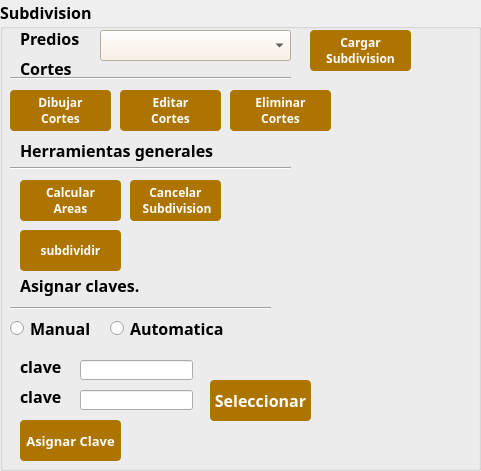
        <widget class="QgsCollapsibleGroupBox" name="mGroupBox_11">
         <property name="geometry">
          <rect>
           <x>10</x>
           <y>540</y>
           <width>481</width>
           <height>471</height>
          </rect>
         </property>
         <property name="minimumSize">
          <size>
           <width>481</width>
           <height>471</height>
          </size>
         </property>
         <property name="maximumSize">
          <size>
           <width>481</width>
           <height>471</height>
          </size>
         </property>
         <property name="font">
          <font>
           <family>Century Gothic</family>
           <pointsize>12</pointsize>
           <weight>75</weight>
           <bold>true</bold>
          </font>
         </property>
         <property name="title">
          <string>Subdivision</string>
         </property>
         <property name="alignment">
          <set>Qt::AlignLeading|Qt::AlignLeft|Qt::AlignTop</set>
         </property>
         <property name="flat">
          <bool>false</bool>
         </property>
         <property name="checkable">
          <bool>false</bool>
         </property>
         <widget class="QLabel" name="label_28">
          <property name="geometry">
           <rect>
            <x>20</x>
            <y>30</y>
            <width>71</width>
            <height>16</height>
           </rect>
          </property>
          <property name="font">
           <font>
            <pointsize>12</pointsize>
           </font>
          </property>
          <property name="text">
           <string>Predios</string>
          </property>
         </widget>
         <widget class="QComboBox" name="comboPredios">
          <property name="geometry">
           <rect>
            <x>100</x>
            <y>30</y>
            <width>191</width>
            <height>31</height>
           </rect>
          </property>
          <property name="styleSheet">
           <string notr="true">QComboBox QAbstractItemView::item { min-height: 25; font-family: &quot;Century Gothic&quot;;}
QListView{color: black ; font-size: 16px; outline:none; font-weight:bold; font-family: &quot;Century Gothic&quot;;}
QListView::item:selected { color: white; background-color:  rgb(250,238,224); font-family: &quot;Century Gothic&quot;;}
QComboBox{
background : rgb(250,238,224);
}</string>
          </property>
         </widget>
         <widget class="QPushButton" name="btnCargarPredio">
          <property name="geometry">
           <rect>
            <x>310</x>
            <y>30</y>
            <width>101</width>
            <height>41</height>
           </rect>
          </property>
          <property name="font">
           <font>
            <family>Century Gothic</family>
            <pointsize>9</pointsize>
            <weight>75</weight>
            <bold>true</bold>
           </font>
          </property>
          <property name="styleSheet">
           <string notr="true">QPushButton{
background : rgb(174, 116, 0);
color : rgb(255, 255, 255);
border-radius : 4px;
}
QPushButton::hover{
background : rgb(104, 69, 13);
color : rgb(255, 255, 255);
border-radius : 4px;
}
QPushButton:disabled {
background: rgb(217, 217, 217)
}</string>
          </property>
          <property name="text">
           <string>Cargar 
Subdivision</string>
          </property>
         </widget>
         <widget class="QLabel" name="label_29">
          <property name="geometry">
           <rect>
            <x>20</x>
            <y>60</y>
            <width>171</width>
            <height>16</height>
           </rect>
          </property>
          <property name="font">
           <font>
            <pointsize>12</pointsize>
           </font>
          </property>
          <property name="text">
           <string>Cortes</string>
          </property>
         </widget>
         <widget class="QPushButton" name="btnDibujarCortes">
          <property name="geometry">
           <rect>
            <x>10</x>
            <y>90</y>
            <width>101</width>
            <height>41</height>
           </rect>
          </property>
          <property name="font">
           <font>
            <family>Century Gothic</family>
            <pointsize>9</pointsize>
            <weight>75</weight>
            <bold>true</bold>
           </font>
          </property>
          <property name="styleSheet">
           <string notr="true">QPushButton{
background : rgb(174, 116, 0);
color : rgb(255, 255, 255);
border-radius : 4px;
}
QPushButton::hover{
background : rgb(104, 69, 13);
color : rgb(255, 255, 255);
border-radius : 4px;
}
QPushButton:disabled {
background: rgb(217, 217, 217)
}</string>
          </property>
          <property name="text">
           <string>Dibujar
Cortes</string>
          </property>
         </widget>
         <widget class="QPushButton" name="btnEditarCortes">
          <property name="geometry">
           <rect>
            <x>120</x>
            <y>90</y>
            <width>101</width>
            <height>41</height>
           </rect>
          </property>
          <property name="font">
           <font>
            <family>Century Gothic</family>
            <pointsize>9</pointsize>
            <weight>75</weight>
            <bold>true</bold>
           </font>
          </property>
          <property name="styleSheet">
           <string notr="true">QPushButton{
background : rgb(174, 116, 0);
color : rgb(255, 255, 255);
border-radius : 4px;
}
QPushButton::hover{
background : rgb(104, 69, 13);
color : rgb(255, 255, 255);
border-radius : 4px;
}
QPushButton:disabled {
background: rgb(217, 217, 217)
}</string>
          </property>
          <property name="text">
           <string>Editar
Cortes</string>
          </property>
         </widget>
         <widget class="QPushButton" name="btnEliminarCortes">
          <property name="geometry">
           <rect>
            <x>230</x>
            <y>90</y>
            <width>101</width>
            <height>41</height>
           </rect>
          </property>
          <property name="font">
           <font>
            <family>Century Gothic</family>
            <pointsize>9</pointsize>
            <weight>75</weight>
            <bold>true</bold>
           </font>
          </property>
          <property name="styleSheet">
           <string notr="true">QPushButton{
background : rgb(174, 116, 0);
color : rgb(255, 255, 255);
border-radius : 4px;
}
QPushButton::hover{
background : rgb(104, 69, 13);
color : rgb(255, 255, 255);
border-radius : 4px;
}
QPushButton:disabled {
background: rgb(217, 217, 217)
}
</string>
          </property>
          <property name="text">
           <string>Eliminar
Cortes</string>
          </property>
         </widget>
         <widget class="QLabel" name="label_30">
          <property name="geometry">
           <rect>
            <x>20</x>
            <y>140</y>
            <width>211</width>
            <height>21</height>
           </rect>
          </property>
          <property name="font">
           <font>
            <pointsize>12</pointsize>
           </font>
          </property>
          <property name="text">
           <string>Herramientas generales</string>
          </property>
         </widget>
         <widget class="QPushButton" name="btnLlamarCalcular">
          <property name="geometry">
           <rect>
            <x>20</x>
            <y>180</y>
            <width>101</width>
            <height>41</height>
           </rect>
          </property>
          <property name="font">
           <font>
            <family>Century Gothic</family>
            <pointsize>9</pointsize>
            <weight>75</weight>
            <bold>true</bold>
           </font>
          </property>
          <property name="styleSheet">
           <string notr="true">QPushButton{
background : rgb(174, 116, 0);
color : rgb(255, 255, 255);
border-radius : 4px;
}
QPushButton::hover{
background : rgb(104, 69, 13);
color : rgb(255, 255, 255);
border-radius : 4px;
}
QPushButton:disabled {
background: rgb(217, 217, 217)
}</string>
          </property>
          <property name="text">
           <string>Calcular
Areas</string>
          </property>
         </widget>
         <widget class="QPushButton" name="btnSubdividir">
          <property name="geometry">
           <rect>
            <x>20</x>
            <y>230</y>
            <width>101</width>
            <height>41</height>
           </rect>
          </property>
          <property name="font">
           <font>
            <family>Century Gothic</family>
            <pointsize>9</pointsize>
            <weight>75</weight>
            <bold>true</bold>
           </font>
          </property>
          <property name="styleSheet">
           <string notr="true">QPushButton{
background : rgb(174, 116, 0);
color : rgb(255, 255, 255);
border-radius : 4px;
}
QPushButton::hover{
background : rgb(104, 69, 13);
color : rgb(255, 255, 255);
border-radius : 4px;
}
QPushButton:disabled {
background: rgb(217, 217, 217)
}</string>
          </property>
          <property name="text">
           <string>subdividir</string>
          </property>
         </widget>
         <widget class="QLabel" name="label_31">
          <property name="geometry">
           <rect>
            <x>20</x>
            <y>270</y>
            <width>151</width>
            <height>31</height>
           </rect>
          </property>
          <property name="font">
           <font>
            <pointsize>12</pointsize>
           </font>
          </property>
          <property name="text">
           <string>Asignar claves.</string>
          </property>
         </widget>
         <widget class="QRadioButton" name="RdManual">
          <property name="geometry">
           <rect>
            <x>10</x>
            <y>320</y>
            <width>82</width>
            <height>17</height>
           </rect>
          </property>
          <property name="font">
           <font>
            <pointsize>12</pointsize>
           </font>
          </property>
          <property name="text">
           <string>Manual</string>
          </property>
         </widget>
         <widget class="QRadioButton" name="RdAuto">
          <property name="geometry">
           <rect>
            <x>110</x>
            <y>320</y>
            <width>131</width>
            <height>17</height>
           </rect>
          </property>
          <property name="font">
           <font>
            <pointsize>12</pointsize>
           </font>
          </property>
          <property name="text">
           <string>Automatica</string>
          </property>
         </widget>
         <widget class="QLabel" name="label_32">
          <property name="geometry">
           <rect>
            <x>20</x>
            <y>360</y>
            <width>47</width>
            <height>13</height>
           </rect>
          </property>
          <property name="font">
           <font>
            <pointsize>12</pointsize>
           </font>
          </property>
          <property name="text">
           <string>clave</string>
          </property>
         </widget>
         <widget class="QLineEdit" name="lineEdit">
          <property name="geometry">
           <rect>
            <x>80</x>
            <y>360</y>
            <width>113</width>
            <height>20</height>
           </rect>
          </property>
         </widget>
         <widget class="QLabel" name="label_33">
          <property name="geometry">
           <rect>
            <x>20</x>
            <y>390</y>
            <width>47</width>
            <height>13</height>
           </rect>
          </property>
          <property name="font">
           <font>
            <pointsize>12</pointsize>
           </font>
          </property>
          <property name="text">
           <string>clave</string>
          </property>
         </widget>
         <widget class="QLineEdit" name="lineEdit_2">
          <property name="geometry">
           <rect>
            <x>80</x>
            <y>390</y>
            <width>113</width>
            <height>20</height>
           </rect>
          </property>
         </widget>
         <widget class="QPushButton" name="btnClave">
          <property name="geometry">
           <rect>
            <x>20</x>
            <y>420</y>
            <width>101</width>
            <height>41</height>
           </rect>
          </property>
          <property name="font">
           <font>
            <pointsize>10</pointsize>
            <weight>75</weight>
            <bold>true</bold>
           </font>
          </property>
          <property name="styleSheet">
           <string notr="true">QPushButton{
background : rgb(174, 116, 0);
color : rgb(255, 255, 255);
border-radius : 4px;
}
QPushButton::hover{
background : rgb(104, 69, 13);
color : rgb(255, 255, 255);
border-radius : 4px;
}
QPushButton:disabled {
background: rgb(217, 217, 217)
}</string>
          </property>
          <property name="text">
           <string>Asignar Clave</string>
          </property>
         </widget>
         <widget class="QPushButton" name="btnSend">
          <property name="geometry">
           <rect>
            <x>210</x>
            <y>380</y>
            <width>101</width>
            <height>41</height>
           </rect>
          </property>
          <property name="font">
           <font>
            <weight>75</weight>
            <bold>true</bold>
           </font>
          </property>
          <property name="styleSheet">
           <string notr="true">QPushButton{
background : rgb(174, 116, 0);
color : rgb(255, 255, 255);
border-radius : 4px;
}
QPushButton::hover{
background : rgb(104, 69, 13);
color : rgb(255, 255, 255);
border-radius : 4px;
}
QPushButton:disabled {
background: rgb(217, 217, 217)
}</string>
          </property>
          <property name="text">
           <string>Seleccionar</string>
          </property>
         </widget>
         <widget class="Line" name="line">
          <property name="geometry">
           <rect>
            <x>10</x>
            <y>70</y>
            <width>281</width>
            <height>16</height>
           </rect>
          </property>
          <property name="orientation">
           <enum>Qt::Horizontal</enum>
          </property>
         </widget>
         <widget class="Line" name="line_2">
          <property name="geometry">
           <rect>
            <x>10</x>
            <y>300</y>
            <width>261</width>
            <height>16</height>
           </rect>
          </property>
          <property name="orientation">
           <enum>Qt::Horizontal</enum>
          </property>
         </widget>
         <widget class="Line" name="line_3">
          <property name="geometry">
           <rect>
            <x>10</x>
            <y>160</y>
            <width>281</width>
            <height>16</height>
           </rect>
          </property>
          <property name="orientation">
           <enum>Qt::Horizontal</enum>
          </property>
         </widget>
         <widget class="QPushButton" name="btnCancelarSub">
          <property name="geometry">
           <rect>
            <x>130</x>
            <y>180</y>
            <width>91</width>
            <height>41</height>
           </rect>
          </property>
          <property name="font">
           <font>
            <pointsize>9</pointsize>
            <weight>75</weight>
            <bold>true</bold>
           </font>
          </property>
          <property name="styleSheet">
           <string notr="true">QPushButton{
background : rgb(174, 116, 0);
color : rgb(255, 255, 255);
border-radius : 4px;
}
QPushButton::hover{
background : rgb(104, 69, 13);
color : rgb(255, 255, 255);
border-radius : 4px;
}
QPushButton:disabled {
background: rgb(217, 217, 217)
}</string>
          </property>
          <property name="text">
           <string>Cancelar
 Subdivision</string>
          </property>
         </widget>
         <zorder>line_3</zorder>
         <zorder>label_31</zorder>
         <zorder>line_2</zorder>
         <zorder>label_28</zorder>
         <zorder>comboPredios</zorder>
         <zorder>btnCargarPredio</zorder>
         <zorder>label_29</zorder>
         <zorder>btnDibujarCortes</zorder>
         <zorder>btnEditarCortes</zorder>
         <zorder>btnEliminarCortes</zorder>
         <zorder>label_30</zorder>
         <zorder>btnLlamarCalcular</zorder>
         <zorder>btnSubdividir</zorder>
         <zorder>RdManual</zorder>
         <zorder>RdAuto</zorder>
         <zorder>label_32</zorder>
         <zorder>lineEdit</zorder>
         <zorder>label_33</zorder>
         <zorder>lineEdit_2</zorder>
         <zorder>btnClave</zorder>
         <zorder>btnSend</zorder>
         <zorder>line</zorder>
         <zorder>btnCancelarSub</zorder>
        </widget>
